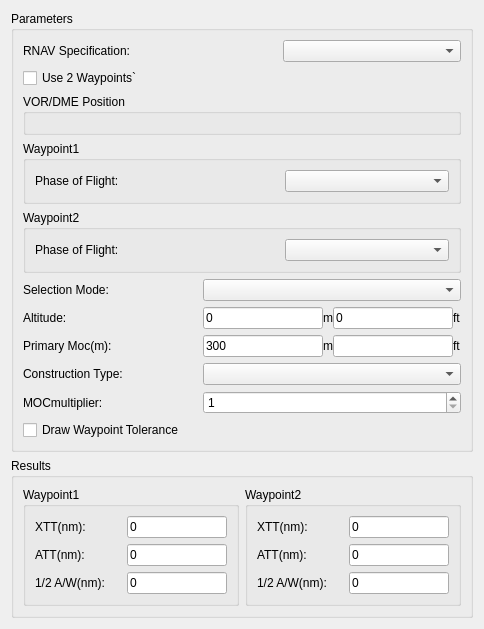
<?xml version="1.0" encoding="UTF-8"?>
<ui version="4.0">
 <class>Form</class>
 <widget class="QWidget" name="Form">
  <property name="geometry">
   <rect>
    <x>0</x>
    <y>0</y>
    <width>484</width>
    <height>556</height>
   </rect>
  </property>
  <property name="font">
   <font>
    <family>Arial</family>
    <weight>50</weight>
    <bold>false</bold>
   </font>
  </property>
  <property name="windowTitle">
   <string>Form</string>
  </property>
  <layout class="QVBoxLayout" name="verticalLayout">
   <item>
    <widget class="QGroupBox" name="gbParameters">
     <property name="font">
      <font>
       <family>Arial</family>
       <weight>50</weight>
       <bold>false</bold>
      </font>
     </property>
     <property name="title">
      <string>Parameters</string>
     </property>
     <layout class="QVBoxLayout" name="vl_gbParameters">
      <item>
       <widget class="QFrame" name="frame_58">
        <property name="frameShape">
         <enum>QFrame::NoFrame</enum>
        </property>
        <property name="frameShadow">
         <enum>QFrame::Raised</enum>
        </property>
        <layout class="QHBoxLayout" name="horizontalLayout_58">
         <property name="spacing">
          <number>0</number>
         </property>
         <property name="margin">
          <number>0</number>
         </property>
         <item>
          <widget class="QLabel" name="label_66">
           <property name="minimumSize">
            <size>
             <width>260</width>
             <height>0</height>
            </size>
           </property>
           <property name="font">
            <font>
             <weight>50</weight>
             <bold>false</bold>
            </font>
           </property>
           <property name="text">
            <string>RNAV Specification:</string>
           </property>
          </widget>
         </item>
         <item>
          <widget class="QComboBox" name="cmbRnavSpecification">
           <property name="sizePolicy">
            <sizepolicy hsizetype="Expanding" vsizetype="Fixed">
             <horstretch>0</horstretch>
             <verstretch>0</verstretch>
            </sizepolicy>
           </property>
           <property name="font">
            <font>
             <weight>50</weight>
             <bold>false</bold>
            </font>
           </property>
          </widget>
         </item>
        </layout>
       </widget>
      </item>
      <item>
       <widget class="QCheckBox" name="chbUse2Waypoints">
        <property name="font">
         <font>
          <weight>50</weight>
          <bold>false</bold>
         </font>
        </property>
        <property name="text">
         <string>Use 2 Waypoints`</string>
        </property>
       </widget>
      </item>
      <item>
       <widget class="QGroupBox" name="gbVorDmePosition">
        <property name="font">
         <font>
          <weight>50</weight>
          <bold>false</bold>
         </font>
        </property>
        <property name="title">
         <string>VOR/DME Position</string>
        </property>
        <layout class="QVBoxLayout" name="verticalLayoutVoeDmePosition"/>
       </widget>
      </item>
      <item>
       <widget class="QGroupBox" name="gbWaypoint1">
        <property name="font">
         <font>
          <weight>50</weight>
          <bold>false</bold>
         </font>
        </property>
        <property name="title">
         <string>Waypoint1</string>
        </property>
        <layout class="QVBoxLayout" name="verticalLayoutWaypoint1">
         <item>
          <widget class="QFrame" name="frame_60">
           <property name="frameShape">
            <enum>QFrame::NoFrame</enum>
           </property>
           <property name="frameShadow">
            <enum>QFrame::Raised</enum>
           </property>
           <layout class="QHBoxLayout" name="horizontalLayout_62">
            <property name="spacing">
             <number>0</number>
            </property>
            <property name="margin">
             <number>0</number>
            </property>
            <item>
             <widget class="QLabel" name="label_70">
              <property name="minimumSize">
               <size>
                <width>250</width>
                <height>0</height>
               </size>
              </property>
              <property name="font">
               <font>
                <weight>50</weight>
                <bold>false</bold>
               </font>
              </property>
              <property name="text">
               <string>Phase of Flight:</string>
              </property>
             </widget>
            </item>
            <item>
             <widget class="QComboBox" name="cmbFlightPhase1">
              <property name="sizePolicy">
               <sizepolicy hsizetype="Expanding" vsizetype="Fixed">
                <horstretch>0</horstretch>
                <verstretch>0</verstretch>
               </sizepolicy>
              </property>
              <property name="font">
               <font>
                <weight>50</weight>
                <bold>false</bold>
               </font>
              </property>
             </widget>
            </item>
           </layout>
          </widget>
         </item>
        </layout>
       </widget>
      </item>
      <item>
       <widget class="QGroupBox" name="gbWaypoint2">
        <property name="font">
         <font>
          <weight>50</weight>
          <bold>false</bold>
         </font>
        </property>
        <property name="title">
         <string>Waypoint2</string>
        </property>
        <layout class="QVBoxLayout" name="verticalLayoutWaypoint2">
         <item>
          <widget class="QFrame" name="frame_61">
           <property name="frameShape">
            <enum>QFrame::NoFrame</enum>
           </property>
           <property name="frameShadow">
            <enum>QFrame::Raised</enum>
           </property>
           <layout class="QHBoxLayout" name="horizontalLayout_64">
            <property name="spacing">
             <number>0</number>
            </property>
            <property name="margin">
             <number>0</number>
            </property>
            <item>
             <widget class="QLabel" name="label_72">
              <property name="minimumSize">
               <size>
                <width>250</width>
                <height>0</height>
               </size>
              </property>
              <property name="font">
               <font>
                <weight>50</weight>
                <bold>false</bold>
               </font>
              </property>
              <property name="text">
               <string>Phase of Flight:</string>
              </property>
             </widget>
            </item>
            <item>
             <widget class="QComboBox" name="cmbFlightPhase2">
              <property name="sizePolicy">
               <sizepolicy hsizetype="Expanding" vsizetype="Fixed">
                <horstretch>0</horstretch>
                <verstretch>0</verstretch>
               </sizepolicy>
              </property>
              <property name="font">
               <font>
                <weight>50</weight>
                <bold>false</bold>
               </font>
              </property>
             </widget>
            </item>
           </layout>
          </widget>
         </item>
        </layout>
       </widget>
      </item>
      <item>
       <widget class="QFrame" name="frameSelectionMode">
        <property name="frameShape">
         <enum>QFrame::NoFrame</enum>
        </property>
        <property name="frameShadow">
         <enum>QFrame::Raised</enum>
        </property>
        <layout class="QHBoxLayout" name="hLayoutSelectionMode">
         <property name="spacing">
          <number>0</number>
         </property>
         <property name="margin">
          <number>0</number>
         </property>
         <item>
          <widget class="QLabel" name="label_67">
           <property name="minimumSize">
            <size>
             <width>180</width>
             <height>0</height>
            </size>
           </property>
           <property name="maximumSize">
            <size>
             <width>180</width>
             <height>16777215</height>
            </size>
           </property>
           <property name="font">
            <font>
             <weight>50</weight>
             <bold>false</bold>
            </font>
           </property>
           <property name="text">
            <string>Selection Mode:</string>
           </property>
          </widget>
         </item>
         <item>
          <widget class="QComboBox" name="cmbSelectionMode">
           <property name="sizePolicy">
            <sizepolicy hsizetype="Expanding" vsizetype="Fixed">
             <horstretch>0</horstretch>
             <verstretch>0</verstretch>
            </sizepolicy>
           </property>
           <property name="minimumSize">
            <size>
             <width>72</width>
             <height>0</height>
            </size>
           </property>
           <property name="font">
            <font>
             <weight>50</weight>
             <bold>false</bold>
            </font>
           </property>
          </widget>
         </item>
        </layout>
       </widget>
      </item>
      <item>
       <widget class="QFrame" name="frameAltitude">
        <property name="frameShape">
         <enum>QFrame::NoFrame</enum>
        </property>
        <property name="frameShadow">
         <enum>QFrame::Raised</enum>
        </property>
        <layout class="QHBoxLayout" name="hLayoutAltitude">
         <property name="spacing">
          <number>0</number>
         </property>
         <property name="margin">
          <number>0</number>
         </property>
         <item>
          <widget class="QLabel" name="label_77">
           <property name="minimumSize">
            <size>
             <width>180</width>
             <height>0</height>
            </size>
           </property>
           <property name="maximumSize">
            <size>
             <width>180</width>
             <height>16777215</height>
            </size>
           </property>
           <property name="font">
            <font>
             <weight>50</weight>
             <bold>false</bold>
            </font>
           </property>
           <property name="text">
            <string>Altitude:</string>
           </property>
          </widget>
         </item>
         <item>
          <widget class="QLineEdit" name="txtAltitudeM">
           <property name="minimumSize">
            <size>
             <width>72</width>
             <height>0</height>
            </size>
           </property>
           <property name="font">
            <font>
             <weight>50</weight>
             <bold>false</bold>
            </font>
           </property>
           <property name="text">
            <string>0</string>
           </property>
          </widget>
         </item>
         <item>
          <widget class="QLabel" name="label">
           <property name="text">
            <string>m</string>
           </property>
          </widget>
         </item>
         <item>
          <widget class="QLineEdit" name="txtAltitude">
           <property name="minimumSize">
            <size>
             <width>72</width>
             <height>0</height>
            </size>
           </property>
           <property name="font">
            <font>
             <weight>50</weight>
             <bold>false</bold>
            </font>
           </property>
           <property name="text">
            <string>0</string>
           </property>
          </widget>
         </item>
         <item>
          <widget class="QLabel" name="label_2">
           <property name="text">
            <string>ft</string>
           </property>
          </widget>
         </item>
        </layout>
       </widget>
      </item>
      <item>
       <widget class="QFrame" name="framePrimaryMoc">
        <property name="frameShape">
         <enum>QFrame::NoFrame</enum>
        </property>
        <property name="frameShadow">
         <enum>QFrame::Raised</enum>
        </property>
        <layout class="QHBoxLayout" name="hLayoutPrimaryMoc">
         <property name="spacing">
          <number>0</number>
         </property>
         <property name="margin">
          <number>0</number>
         </property>
         <item>
          <widget class="QLabel" name="label_68">
           <property name="minimumSize">
            <size>
             <width>180</width>
             <height>0</height>
            </size>
           </property>
           <property name="maximumSize">
            <size>
             <width>180</width>
             <height>16777215</height>
            </size>
           </property>
           <property name="font">
            <font>
             <weight>50</weight>
             <bold>false</bold>
            </font>
           </property>
           <property name="text">
            <string>Primary Moc(m):</string>
           </property>
          </widget>
         </item>
         <item>
          <widget class="QLineEdit" name="txtPrimaryMoc">
           <property name="minimumSize">
            <size>
             <width>72</width>
             <height>0</height>
            </size>
           </property>
           <property name="font">
            <font>
             <weight>50</weight>
             <bold>false</bold>
            </font>
           </property>
           <property name="text">
            <string>300</string>
           </property>
          </widget>
         </item>
         <item>
          <widget class="QLabel" name="label_6">
           <property name="text">
            <string>m</string>
           </property>
          </widget>
         </item>
         <item>
          <widget class="QLineEdit" name="txtPrimaryMocFt">
           <property name="font">
            <font>
             <weight>50</weight>
             <bold>false</bold>
            </font>
           </property>
           <property name="text">
            <string/>
           </property>
          </widget>
         </item>
         <item>
          <widget class="QLabel" name="labelMocFt">
           <property name="text">
            <string>ft</string>
           </property>
          </widget>
         </item>
        </layout>
       </widget>
      </item>
      <item>
       <widget class="QFrame" name="frameConstruct">
        <property name="frameShape">
         <enum>QFrame::NoFrame</enum>
        </property>
        <property name="frameShadow">
         <enum>QFrame::Raised</enum>
        </property>
        <layout class="QHBoxLayout" name="hLayoutConstruct">
         <property name="spacing">
          <number>0</number>
         </property>
         <property name="margin">
          <number>0</number>
         </property>
         <item>
          <widget class="QLabel" name="label_89">
           <property name="minimumSize">
            <size>
             <width>180</width>
             <height>0</height>
            </size>
           </property>
           <property name="maximumSize">
            <size>
             <width>180</width>
             <height>16777215</height>
            </size>
           </property>
           <property name="font">
            <font>
             <weight>50</weight>
             <bold>false</bold>
            </font>
           </property>
           <property name="text">
            <string>Construction Type:</string>
           </property>
          </widget>
         </item>
         <item>
          <widget class="QComboBox" name="cmbConstruct">
           <property name="sizePolicy">
            <sizepolicy hsizetype="Expanding" vsizetype="Fixed">
             <horstretch>0</horstretch>
             <verstretch>0</verstretch>
            </sizepolicy>
           </property>
           <property name="minimumSize">
            <size>
             <width>72</width>
             <height>0</height>
            </size>
           </property>
           <property name="font">
            <font>
             <weight>50</weight>
             <bold>false</bold>
            </font>
           </property>
          </widget>
         </item>
        </layout>
       </widget>
      </item>
      <item>
       <widget class="QFrame" name="frameMOCmultipiler">
        <property name="frameShape">
         <enum>QFrame::NoFrame</enum>
        </property>
        <property name="frameShadow">
         <enum>QFrame::Raised</enum>
        </property>
        <layout class="QHBoxLayout" name="hLayoutMOCmultipiler">
         <property name="spacing">
          <number>0</number>
         </property>
         <property name="margin">
          <number>0</number>
         </property>
         <item>
          <widget class="QLabel" name="label_90">
           <property name="minimumSize">
            <size>
             <width>180</width>
             <height>0</height>
            </size>
           </property>
           <property name="maximumSize">
            <size>
             <width>180</width>
             <height>16777215</height>
            </size>
           </property>
           <property name="font">
            <font>
             <weight>50</weight>
             <bold>false</bold>
            </font>
           </property>
           <property name="text">
            <string>MOCmultiplier:</string>
           </property>
          </widget>
         </item>
         <item>
          <widget class="QSpinBox" name="mocSpinBox">
           <property name="sizePolicy">
            <sizepolicy hsizetype="Expanding" vsizetype="Fixed">
             <horstretch>0</horstretch>
             <verstretch>0</verstretch>
            </sizepolicy>
           </property>
           <property name="minimumSize">
            <size>
             <width>72</width>
             <height>0</height>
            </size>
           </property>
           <property name="minimum">
            <number>1</number>
           </property>
          </widget>
         </item>
        </layout>
       </widget>
      </item>
      <item>
       <widget class="QCheckBox" name="chbDrawTolerance">
        <property name="font">
         <font>
          <weight>50</weight>
          <bold>false</bold>
         </font>
        </property>
        <property name="text">
         <string>Draw Waypoint Tolerance</string>
        </property>
       </widget>
      </item>
     </layout>
    </widget>
   </item>
   <item>
    <widget class="QGroupBox" name="gbResults">
     <property name="sizePolicy">
      <sizepolicy hsizetype="Preferred" vsizetype="Fixed">
       <horstretch>0</horstretch>
       <verstretch>0</verstretch>
      </sizepolicy>
     </property>
     <property name="title">
      <string>Results</string>
     </property>
     <layout class="QHBoxLayout" name="horizontalLayout">
      <item>
       <widget class="QGroupBox" name="gbResultsWaypoint1">
        <property name="title">
         <string>Waypoint1</string>
        </property>
        <layout class="QVBoxLayout" name="verticalLayout_2">
         <item>
          <widget class="QFrame" name="frame_70">
           <property name="frameShape">
            <enum>QFrame::NoFrame</enum>
           </property>
           <property name="frameShadow">
            <enum>QFrame::Raised</enum>
           </property>
           <layout class="QHBoxLayout" name="horizontalLayout_75">
            <property name="spacing">
             <number>0</number>
            </property>
            <property name="margin">
             <number>0</number>
            </property>
            <item>
             <widget class="QLabel" name="label_83">
              <property name="sizePolicy">
               <sizepolicy hsizetype="Preferred" vsizetype="Fixed">
                <horstretch>0</horstretch>
                <verstretch>0</verstretch>
               </sizepolicy>
              </property>
              <property name="minimumSize">
               <size>
                <width>50</width>
                <height>0</height>
               </size>
              </property>
              <property name="font">
               <font>
                <weight>50</weight>
                <bold>false</bold>
               </font>
              </property>
              <property name="frameShadow">
               <enum>QFrame::Plain</enum>
              </property>
              <property name="text">
               <string>XTT(nm):</string>
              </property>
             </widget>
            </item>
            <item>
             <widget class="QLineEdit" name="txtXtt1">
              <property name="enabled">
               <bool>true</bool>
              </property>
              <property name="sizePolicy">
               <sizepolicy hsizetype="Preferred" vsizetype="Preferred">
                <horstretch>0</horstretch>
                <verstretch>0</verstretch>
               </sizepolicy>
              </property>
              <property name="minimumSize">
               <size>
                <width>0</width>
                <height>0</height>
               </size>
              </property>
              <property name="maximumSize">
               <size>
                <width>100</width>
                <height>16777215</height>
               </size>
              </property>
              <property name="font">
               <font>
                <weight>50</weight>
                <bold>false</bold>
               </font>
              </property>
              <property name="text">
               <string>0</string>
              </property>
             </widget>
            </item>
           </layout>
          </widget>
         </item>
         <item>
          <widget class="QFrame" name="frame_71">
           <property name="frameShape">
            <enum>QFrame::NoFrame</enum>
           </property>
           <property name="frameShadow">
            <enum>QFrame::Raised</enum>
           </property>
           <layout class="QHBoxLayout" name="horizontalLayout_76">
            <property name="spacing">
             <number>0</number>
            </property>
            <property name="margin">
             <number>0</number>
            </property>
            <item>
             <widget class="QLabel" name="label_84">
              <property name="sizePolicy">
               <sizepolicy hsizetype="Preferred" vsizetype="Fixed">
                <horstretch>0</horstretch>
                <verstretch>0</verstretch>
               </sizepolicy>
              </property>
              <property name="minimumSize">
               <size>
                <width>50</width>
                <height>0</height>
               </size>
              </property>
              <property name="font">
               <font>
                <weight>50</weight>
                <bold>false</bold>
               </font>
              </property>
              <property name="frameShadow">
               <enum>QFrame::Plain</enum>
              </property>
              <property name="text">
               <string>ATT(nm):</string>
              </property>
             </widget>
            </item>
            <item>
             <widget class="QLineEdit" name="txtAtt1">
              <property name="sizePolicy">
               <sizepolicy hsizetype="Preferred" vsizetype="Preferred">
                <horstretch>0</horstretch>
                <verstretch>0</verstretch>
               </sizepolicy>
              </property>
              <property name="maximumSize">
               <size>
                <width>100</width>
                <height>16777215</height>
               </size>
              </property>
              <property name="font">
               <font>
                <weight>50</weight>
                <bold>false</bold>
               </font>
              </property>
              <property name="text">
               <string>0</string>
              </property>
             </widget>
            </item>
           </layout>
          </widget>
         </item>
         <item>
          <widget class="QFrame" name="frame_72">
           <property name="frameShape">
            <enum>QFrame::NoFrame</enum>
           </property>
           <property name="frameShadow">
            <enum>QFrame::Raised</enum>
           </property>
           <layout class="QHBoxLayout" name="horizontalLayout_77">
            <property name="spacing">
             <number>0</number>
            </property>
            <property name="margin">
             <number>0</number>
            </property>
            <item>
             <widget class="QLabel" name="label_85">
              <property name="sizePolicy">
               <sizepolicy hsizetype="Preferred" vsizetype="Fixed">
                <horstretch>0</horstretch>
                <verstretch>0</verstretch>
               </sizepolicy>
              </property>
              <property name="minimumSize">
               <size>
                <width>50</width>
                <height>0</height>
               </size>
              </property>
              <property name="font">
               <font>
                <weight>50</weight>
                <bold>false</bold>
               </font>
              </property>
              <property name="frameShadow">
               <enum>QFrame::Plain</enum>
              </property>
              <property name="text">
               <string>1/2 A/W(nm):</string>
              </property>
             </widget>
            </item>
            <item>
             <widget class="QLineEdit" name="txtAsw1">
              <property name="sizePolicy">
               <sizepolicy hsizetype="Preferred" vsizetype="Preferred">
                <horstretch>0</horstretch>
                <verstretch>0</verstretch>
               </sizepolicy>
              </property>
              <property name="maximumSize">
               <size>
                <width>100</width>
                <height>16777215</height>
               </size>
              </property>
              <property name="font">
               <font>
                <weight>50</weight>
                <bold>false</bold>
               </font>
              </property>
              <property name="text">
               <string>0</string>
              </property>
             </widget>
            </item>
           </layout>
          </widget>
         </item>
        </layout>
       </widget>
      </item>
      <item>
       <widget class="QGroupBox" name="gbResultsWaypoint2">
        <property name="title">
         <string>Waypoint2</string>
        </property>
        <layout class="QVBoxLayout" name="verticalLayout_3">
         <item>
          <widget class="QFrame" name="frame_73">
           <property name="frameShape">
            <enum>QFrame::NoFrame</enum>
           </property>
           <property name="frameShadow">
            <enum>QFrame::Sunken</enum>
           </property>
           <layout class="QHBoxLayout" name="horizontalLayout_78">
            <property name="spacing">
             <number>0</number>
            </property>
            <property name="margin">
             <number>0</number>
            </property>
            <item>
             <widget class="QLabel" name="label_86">
              <property name="sizePolicy">
               <sizepolicy hsizetype="Preferred" vsizetype="Fixed">
                <horstretch>0</horstretch>
                <verstretch>0</verstretch>
               </sizepolicy>
              </property>
              <property name="minimumSize">
               <size>
                <width>50</width>
                <height>0</height>
               </size>
              </property>
              <property name="font">
               <font>
                <weight>50</weight>
                <bold>false</bold>
               </font>
              </property>
              <property name="frameShape">
               <enum>QFrame::NoFrame</enum>
              </property>
              <property name="frameShadow">
               <enum>QFrame::Plain</enum>
              </property>
              <property name="text">
               <string>XTT(nm):</string>
              </property>
             </widget>
            </item>
            <item>
             <widget class="QLineEdit" name="txtXtt2">
              <property name="sizePolicy">
               <sizepolicy hsizetype="Preferred" vsizetype="Preferred">
                <horstretch>0</horstretch>
                <verstretch>0</verstretch>
               </sizepolicy>
              </property>
              <property name="maximumSize">
               <size>
                <width>100</width>
                <height>16777215</height>
               </size>
              </property>
              <property name="font">
               <font>
                <weight>50</weight>
                <bold>false</bold>
               </font>
              </property>
              <property name="text">
               <string>0</string>
              </property>
             </widget>
            </item>
           </layout>
          </widget>
         </item>
         <item>
          <widget class="QFrame" name="frame_74">
           <property name="frameShape">
            <enum>QFrame::NoFrame</enum>
           </property>
           <property name="frameShadow">
            <enum>QFrame::Raised</enum>
           </property>
           <layout class="QHBoxLayout" name="horizontalLayout_79">
            <property name="spacing">
             <number>0</number>
            </property>
            <property name="margin">
             <number>0</number>
            </property>
            <item>
             <widget class="QLabel" name="label_87">
              <property name="sizePolicy">
               <sizepolicy hsizetype="Preferred" vsizetype="Fixed">
                <horstretch>0</horstretch>
                <verstretch>0</verstretch>
               </sizepolicy>
              </property>
              <property name="minimumSize">
               <size>
                <width>50</width>
                <height>0</height>
               </size>
              </property>
              <property name="font">
               <font>
                <weight>50</weight>
                <bold>false</bold>
               </font>
              </property>
              <property name="frameShadow">
               <enum>QFrame::Plain</enum>
              </property>
              <property name="text">
               <string>ATT(nm):</string>
              </property>
             </widget>
            </item>
            <item>
             <widget class="QLineEdit" name="txtAtt2">
              <property name="sizePolicy">
               <sizepolicy hsizetype="Preferred" vsizetype="Preferred">
                <horstretch>0</horstretch>
                <verstretch>0</verstretch>
               </sizepolicy>
              </property>
              <property name="maximumSize">
               <size>
                <width>100</width>
                <height>16777215</height>
               </size>
              </property>
              <property name="font">
               <font>
                <weight>50</weight>
                <bold>false</bold>
               </font>
              </property>
              <property name="text">
               <string>0</string>
              </property>
             </widget>
            </item>
           </layout>
          </widget>
         </item>
         <item>
          <widget class="QFrame" name="frame_75">
           <property name="frameShape">
            <enum>QFrame::NoFrame</enum>
           </property>
           <property name="frameShadow">
            <enum>QFrame::Raised</enum>
           </property>
           <layout class="QHBoxLayout" name="horizontalLayout_80">
            <property name="spacing">
             <number>0</number>
            </property>
            <property name="margin">
             <number>0</number>
            </property>
            <item>
             <widget class="QLabel" name="label_88">
              <property name="sizePolicy">
               <sizepolicy hsizetype="Preferred" vsizetype="Fixed">
                <horstretch>0</horstretch>
                <verstretch>0</verstretch>
               </sizepolicy>
              </property>
              <property name="minimumSize">
               <size>
                <width>50</width>
                <height>0</height>
               </size>
              </property>
              <property name="font">
               <font>
                <weight>50</weight>
                <bold>false</bold>
               </font>
              </property>
              <property name="frameShadow">
               <enum>QFrame::Plain</enum>
              </property>
              <property name="text">
               <string>1/2 A/W(nm):</string>
              </property>
             </widget>
            </item>
            <item>
             <widget class="QLineEdit" name="txtAsw2">
              <property name="sizePolicy">
               <sizepolicy hsizetype="Preferred" vsizetype="Preferred">
                <horstretch>0</horstretch>
                <verstretch>0</verstretch>
               </sizepolicy>
              </property>
              <property name="maximumSize">
               <size>
                <width>100</width>
                <height>16777215</height>
               </size>
              </property>
              <property name="font">
               <font>
                <weight>50</weight>
                <bold>false</bold>
               </font>
              </property>
              <property name="text">
               <string>0</string>
              </property>
             </widget>
            </item>
           </layout>
          </widget>
         </item>
        </layout>
       </widget>
      </item>
     </layout>
    </widget>
   </item>
  </layout>
 </widget>
 <resources/>
 <connections/>
</ui>
